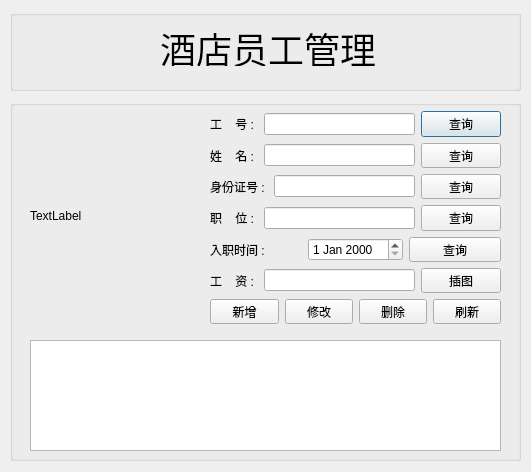
<?xml version="1.0" encoding="UTF-8"?>
<ui version="4.0">
 <class>staffDialog</class>
 <widget class="QDialog" name="staffDialog">
  <property name="geometry">
   <rect>
    <x>0</x>
    <y>0</y>
    <width>531</width>
    <height>472</height>
   </rect>
  </property>
  <property name="windowTitle">
   <string>Dialog</string>
  </property>
  <widget class="QGroupBox" name="groupBox_2">
   <property name="geometry">
    <rect>
     <x>10</x>
     <y>10</y>
     <width>511</width>
     <height>81</height>
    </rect>
   </property>
   <property name="title">
    <string/>
   </property>
   <widget class="QLabel" name="label_8">
    <property name="geometry">
     <rect>
      <x>150</x>
      <y>20</y>
      <width>216</width>
      <height>36</height>
     </rect>
    </property>
    <property name="font">
     <font>
      <pointsize>27</pointsize>
     </font>
    </property>
    <property name="text">
     <string>酒店员工管理</string>
    </property>
   </widget>
  </widget>
  <widget class="QGroupBox" name="groupBox">
   <property name="geometry">
    <rect>
     <x>10</x>
     <y>100</y>
     <width>511</width>
     <height>361</height>
    </rect>
   </property>
   <property name="title">
    <string/>
   </property>
   <widget class="QLabel" name="label">
    <property name="geometry">
     <rect>
      <x>20</x>
      <y>10</y>
      <width>151</width>
      <height>211</height>
     </rect>
    </property>
    <property name="text">
     <string>TextLabel</string>
    </property>
   </widget>
   <widget class="QTableView" name="tableView">
    <property name="geometry">
     <rect>
      <x>20</x>
      <y>240</y>
      <width>471</width>
      <height>111</height>
     </rect>
    </property>
   </widget>
   <widget class="QWidget" name="layoutWidget">
    <property name="geometry">
     <rect>
      <x>200</x>
      <y>11</y>
      <width>291</width>
      <height>213</height>
     </rect>
    </property>
    <layout class="QVBoxLayout" name="verticalLayout">
     <item>
      <layout class="QHBoxLayout" name="horizontalLayout">
       <item>
        <widget class="QLabel" name="label_2">
         <property name="text">
          <string>工    号 : </string>
         </property>
        </widget>
       </item>
       <item>
        <widget class="QLineEdit" name="lineEdit">
         <property name="enabled">
          <bool>true</bool>
         </property>
         <property name="alignment">
          <set>Qt::AlignRight|Qt::AlignTrailing|Qt::AlignVCenter</set>
         </property>
        </widget>
       </item>
       <item>
        <widget class="QPushButton" name="pushButton">
         <property name="text">
          <string>查询</string>
         </property>
        </widget>
       </item>
      </layout>
     </item>
     <item>
      <layout class="QHBoxLayout" name="horizontalLayout_2">
       <item>
        <widget class="QLabel" name="label_3">
         <property name="text">
          <string>姓    名 : </string>
         </property>
        </widget>
       </item>
       <item>
        <widget class="QLineEdit" name="lineEdit_2">
         <property name="alignment">
          <set>Qt::AlignRight|Qt::AlignTrailing|Qt::AlignVCenter</set>
         </property>
        </widget>
       </item>
       <item>
        <widget class="QPushButton" name="pushButton_2">
         <property name="text">
          <string>查询</string>
         </property>
        </widget>
       </item>
      </layout>
     </item>
     <item>
      <layout class="QHBoxLayout" name="horizontalLayout_3">
       <item>
        <widget class="QLabel" name="label_4">
         <property name="text">
          <string>身份证号 : </string>
         </property>
        </widget>
       </item>
       <item>
        <widget class="QLineEdit" name="lineEdit_3">
         <property name="alignment">
          <set>Qt::AlignRight|Qt::AlignTrailing|Qt::AlignVCenter</set>
         </property>
        </widget>
       </item>
       <item>
        <widget class="QPushButton" name="pushButton_3">
         <property name="text">
          <string>查询</string>
         </property>
        </widget>
       </item>
      </layout>
     </item>
     <item>
      <layout class="QHBoxLayout" name="horizontalLayout_4">
       <item>
        <widget class="QLabel" name="label_5">
         <property name="text">
          <string>职    位 : </string>
         </property>
        </widget>
       </item>
       <item>
        <widget class="QLineEdit" name="lineEdit_4">
         <property name="alignment">
          <set>Qt::AlignRight|Qt::AlignTrailing|Qt::AlignVCenter</set>
         </property>
        </widget>
       </item>
       <item>
        <widget class="QPushButton" name="pushButton_4">
         <property name="text">
          <string>查询</string>
         </property>
        </widget>
       </item>
      </layout>
     </item>
     <item>
      <layout class="QHBoxLayout" name="horizontalLayout_5">
       <item>
        <widget class="QLabel" name="label_6">
         <property name="text">
          <string>入职时间 : </string>
         </property>
        </widget>
       </item>
       <item>
        <widget class="QDateEdit" name="dateEdit"/>
       </item>
       <item>
        <widget class="QPushButton" name="pushButton_5">
         <property name="text">
          <string>查询</string>
         </property>
        </widget>
       </item>
      </layout>
     </item>
     <item>
      <layout class="QHBoxLayout" name="horizontalLayout_6">
       <item>
        <widget class="QLabel" name="label_7">
         <property name="text">
          <string>工    资 : </string>
         </property>
        </widget>
       </item>
       <item>
        <widget class="QLineEdit" name="lineEdit_5">
         <property name="alignment">
          <set>Qt::AlignRight|Qt::AlignTrailing|Qt::AlignVCenter</set>
         </property>
        </widget>
       </item>
       <item>
        <widget class="QPushButton" name="pushButton_6">
         <property name="text">
          <string>插图</string>
         </property>
        </widget>
       </item>
      </layout>
     </item>
     <item>
      <layout class="QHBoxLayout" name="horizontalLayout_7">
       <item>
        <widget class="QPushButton" name="pushButton_10">
         <property name="text">
          <string>新增</string>
         </property>
        </widget>
       </item>
       <item>
        <widget class="QPushButton" name="pushButton_7">
         <property name="text">
          <string>修改</string>
         </property>
        </widget>
       </item>
       <item>
        <widget class="QPushButton" name="pushButton_8">
         <property name="text">
          <string>删除</string>
         </property>
        </widget>
       </item>
       <item>
        <widget class="QPushButton" name="pushButton_9">
         <property name="text">
          <string>刷新</string>
         </property>
        </widget>
       </item>
      </layout>
     </item>
    </layout>
   </widget>
  </widget>
 </widget>
 <resources/>
 <connections/>
</ui>
